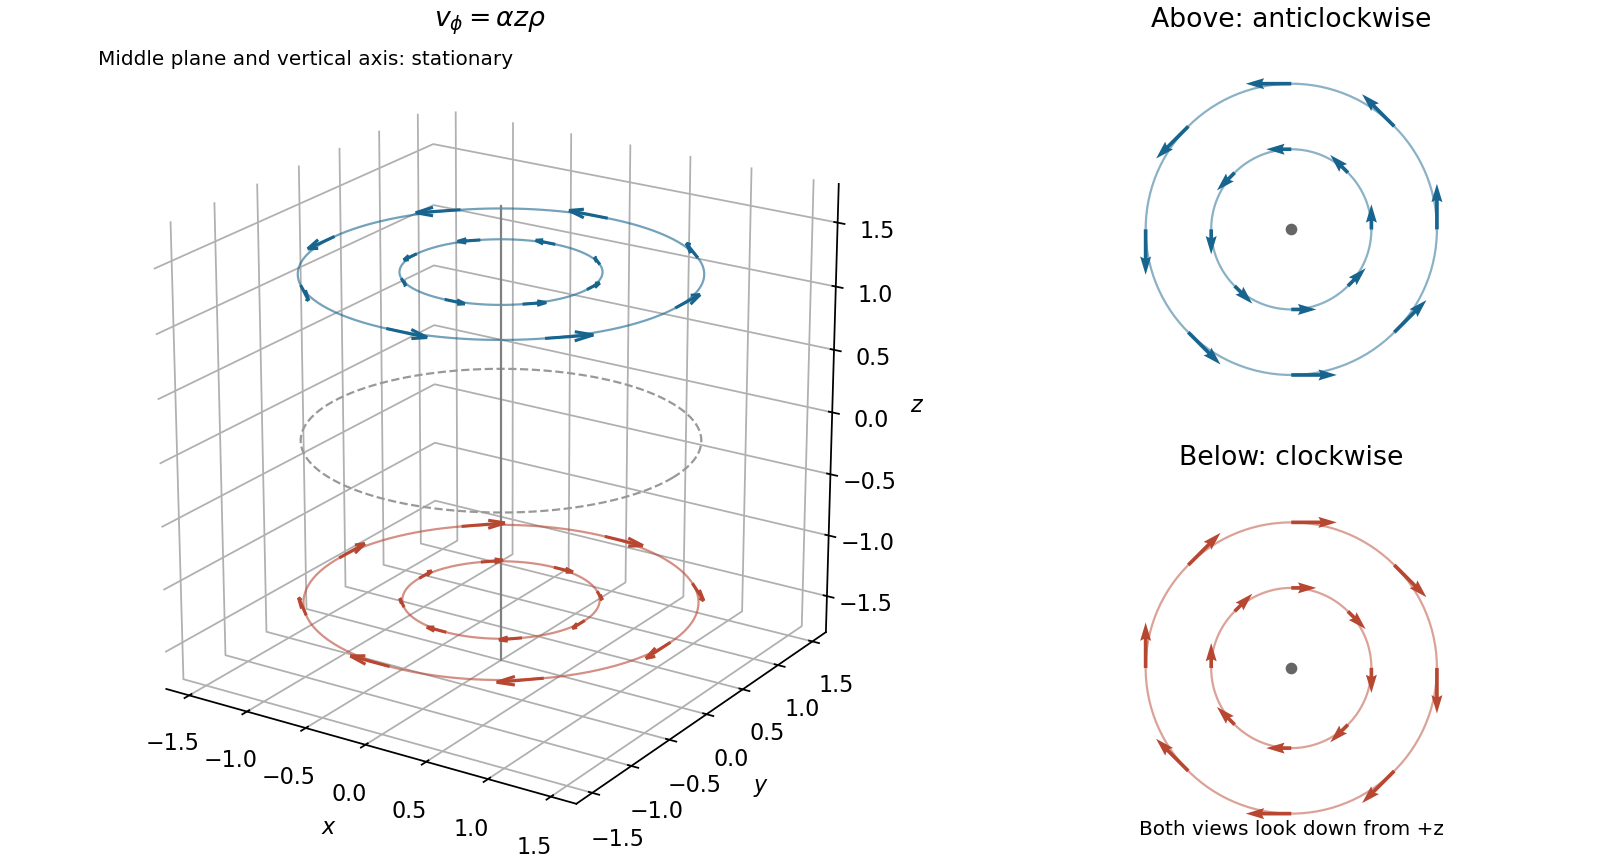

The script that saved this image:
"""Original exam-solution illustration; write the PNG basename to the cwd.

Tested with Python 3.14.4, NumPy 2.3.5 and Matplotlib 3.10.7.
"""
from pathlib import Path
import matplotlib
matplotlib.use("Agg")
import matplotlib.pyplot as plt
import numpy as np


def main():
    fig=plt.figure(figsize=(10,5.4),layout="constrained",facecolor="white")
    gs=fig.add_gridspec(2,2,width_ratios=[1.6,1])
    ax=fig.add_subplot(gs[:,0],projection="3d")
    ax.set_facecolor("white");angle=np.linspace(0,2*np.pi,240)
    for z,color in [(-1.3,"#b84732"),(1.3,"#17648e")]:
        for rho in [.7,1.4]:
            ax.plot(rho*np.cos(angle),rho*np.sin(angle),np.full_like(angle,z),color=color,alpha=.6,lw=1)
            ph=np.linspace(0,2*np.pi,8,endpoint=False)
            xx=rho*np.cos(ph);yy=rho*np.sin(ph)
            ax.quiver(xx,yy,np.full_like(ph,z),-.18*z*yy,.18*z*xx,np.zeros_like(ph),color=color,arrow_length_ratio=.4,linewidth=1.4)
    ax.plot(1.4*np.cos(angle),1.4*np.sin(angle),np.zeros_like(angle),color=".6",ls="--",lw=1)
    ax.plot([0,0],[0,0],[-1.8,1.8],color=".5",lw=1)
    ax.set(xlim=(-1.7,1.7),ylim=(-1.7,1.7),zlim=(-1.8,1.8),xlabel="$x$",ylabel="$y$",zlabel="$z$",title=r"$v_\phi=\alpha z\rho$")
    ax.set_box_aspect((1,1,1));ax.view_init(elev=21,azim=-57)
    for axis in [ax.xaxis,ax.yaxis,ax.zaxis]:axis.set_pane_color((1,1,1,1))
    ax.text2D(.02,.97,"Middle plane and vertical axis: stationary",transform=ax.transAxes,fontsize=9)
    for row,z,color in [(0,1,"#17648e"),(1,-1,"#b84732")]:
        panel=fig.add_subplot(gs[row,1]);panel.set_facecolor("white")
        for rho in [.55,1.0]:
            panel.plot(rho*np.cos(angle),rho*np.sin(angle),color=color,alpha=.5,lw=1)
            ph=np.linspace(0,2*np.pi,8,endpoint=False);xx=rho*np.cos(ph);yy=rho*np.sin(ph)
            panel.quiver(xx,yy,-z*yy,z*xx,color=color,angles="xy",scale_units="xy",scale=3.2,width=.009)
        panel.scatter([0],[0],s=18,color=".4")
        panel.set(xlim=(-1.4,1.4),ylim=(-1.3,1.3),title="Above: anticlockwise" if z>0 else "Below: clockwise")
        panel.set_aspect("equal");panel.axis("off")
        if row==1:panel.text(0,-1.15,"Both views look down from +z",ha="center",fontsize=9)
    fig.savefig(Path("paper-1-height-dependent-rotation.png"),dpi=160,facecolor="white");plt.close(fig)


if __name__ == "__main__":
    main()
